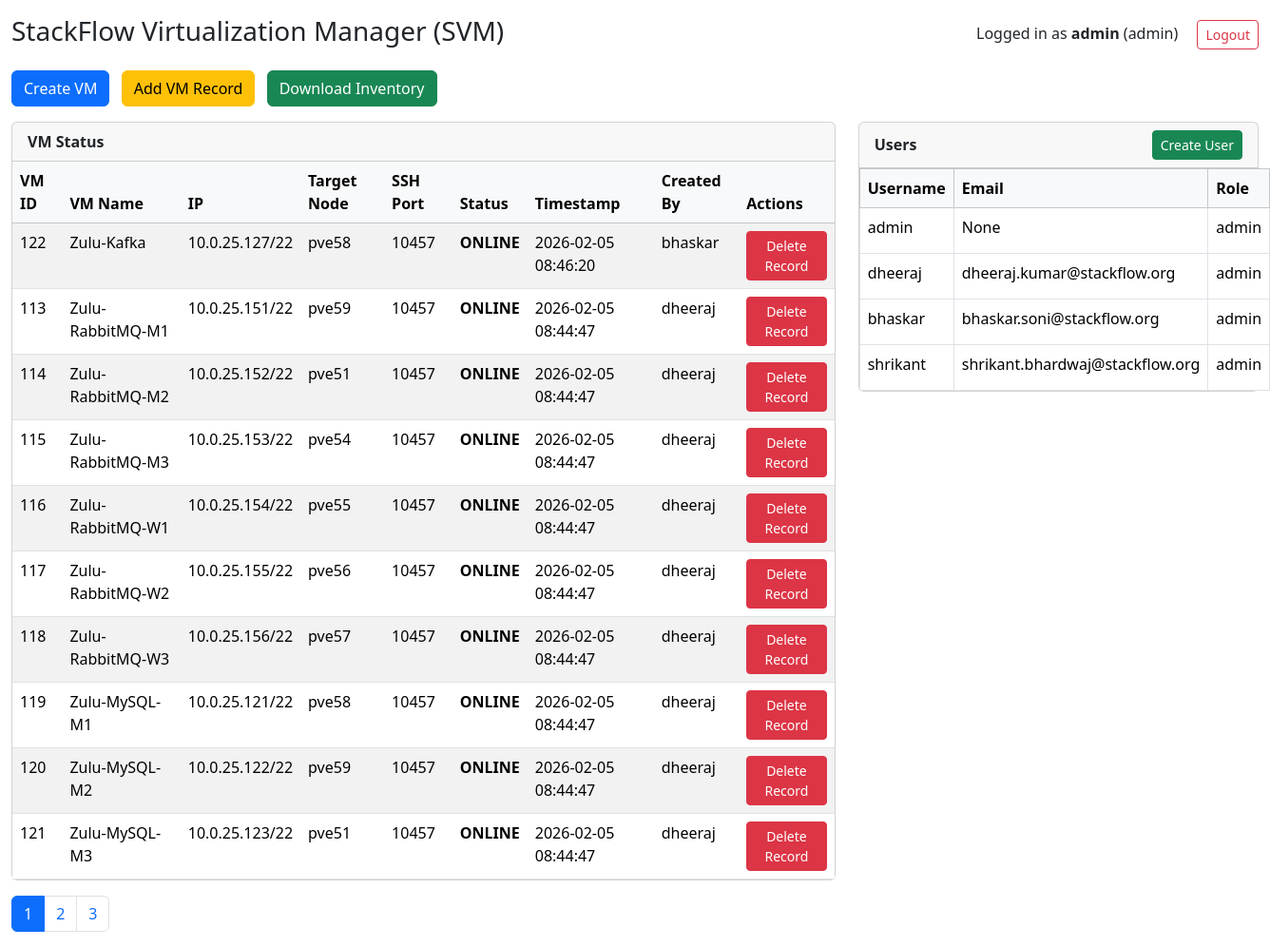
The page /dashboard (signed in) on the database as committed earlier.
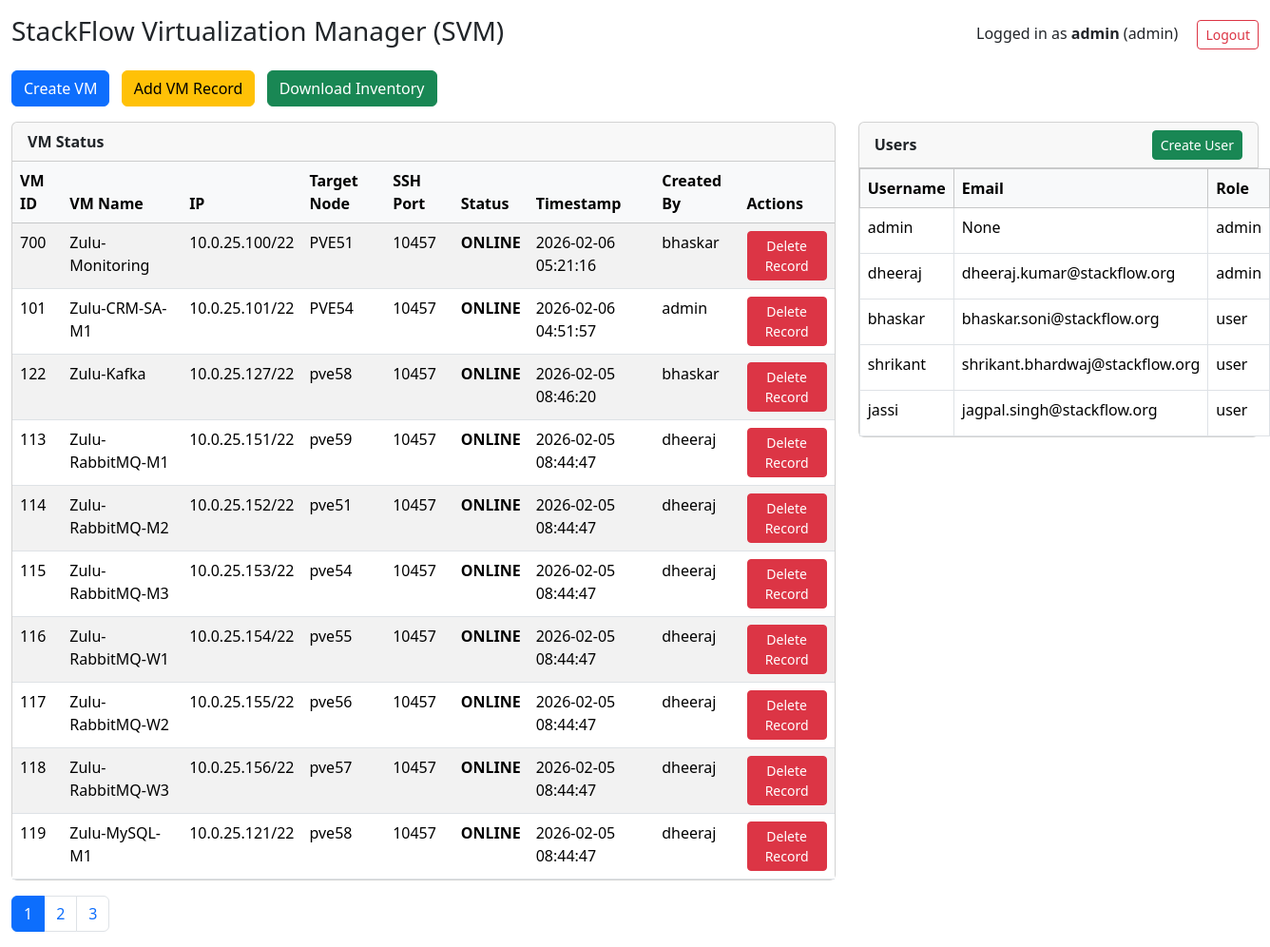
The same page on the database as committed later.
### tables this page shows
CREATE TABLE vm_status (
        vmid TEXT PRIMARY KEY,
        vmname TEXT,
        ipaddr TEXT,
        target_node TEXT,
        ssh_port INTEGER,
        ssh_status TEXT,
        timestamp INTEGER,
        created_by TEXT
    );

CREATE TABLE users (
            id INTEGER PRIMARY KEY AUTOINCREMENT,
            username TEXT UNIQUE NOT NULL,
            password TEXT NOT NULL
        , role TEXT DEFAULT 'user', email TEXT);

### app.py (the view)
@app.route("/dashboard")
@login_required
def dashboard():
    page = int(request.args.get("page", 1))
    per_page = int(request.args.get("per_page", 10))
    offset = (page-1)*per_page
    conn = sqlite3.connect(DB_PATH)
    c = conn.cursor()
    c.execute("SELECT COUNT(*) FROM vm_status")
    total_vms = c.fetchone()[0]
    c.execute(f"""
        SELECT vmid, vmname, ipaddr, target_node,
               ssh_port, ssh_status, timestamp, created_by
        FROM vm_status
        ORDER BY timestamp DESC
        LIMIT {per_page} OFFSET {offset}
    """)
    rows = c.fetchall()
    users = []
    if session["role"] == "admin":
        c.execute("SELECT username, email, role FROM users")
        users = c.fetchall()
    conn.close()
    vms = []
    for r in rows:
        vms.append({
            "vmid": r[0],
            "vmname": r[1],
            "ipaddr": r[2],
            "target_node": r[3],
            "ssh_port": r[4],
            "ssh_status": r[5],
            "timestamp": time.strftime("%Y-%m-%d %H:%M:%S", time.localtime(r[6])),
            "created_by": r[7]
        })
    total_pages = (total_vms + per_page - 1) // per_page
    return render_template(
        "dashboard.html",
        vms=vms,
        users=users,
        role=session["role"],
        username=session["username"],
        page=page,
        per_page=per_page,
        total_pages=total_pages
    )

### app.py (called while the page is built)
def login_required(f):
    @wraps(f)
    def wrap(*args, **kwargs):
        if "username" not in session:
            return redirect(url_for("login"))
        return f(*args, **kwargs)
    return wrap

### templates/dashboard.html (shortened to what this page needs)
<!DOCTYPE html>
<html lang="en">
<head>
<link href="https://cdn.jsdelivr.net/npm/bootstrap@5.3.3/dist/css/bootstrap.min.css" rel="stylesheet">
</head>
<body>
<div class="container-fluid mt-3">
<div class="d-flex justify-content-between align-items-center mb-3">
    <h3>StackFlow Virtualization Manager (SVM)</h3>
    <div>
        <span class="me-3">
            Logged in as <strong>{{ username }}</strong> ({{ role }})
        </span>
        <a href="{{ url_for('logout') }}" class="btn btn-outline-danger btn-sm">Logout</a>
    </div>
</div>
<div class="mb-3">
    <a href="{{ url_for('vm_form') }}" class="btn btn-primary">Create VM</a>
    {% if role == 'admin' %}
    <button class="btn btn-warning ms-2" data-bs-toggle="modal" data-bs-target="#addVmModal">
        Add VM Record
    </button>
    {% endif %}
    <a href="{{ url_for('download_inventory') }}" class="btn btn-success ms-2">
        Download Inventory
    </a>
</div>
<div class="row">
<div class="col-md-8">
    <div class="card mb-3">
        <div class="card-header">VM Status</div>
        <div class="card-body p-0">
            <table class="table table-striped table-hover mb-0">
                <thead class="table-light">
                    <tr>
                        <th>VM ID</th>
                        <th>VM Name</th>
                        <th>IP</th>
                        <th>Target Node</th>
                        <th>SSH Port</th>
                        <th>Status</th>
                        <th>Timestamp</th>
                        <th>Created By</th>
                        {% if role == 'admin' %}
                        <th>Actions</th>
                        {% endif %}
                    </tr>
                </thead>
                <tbody>
                {% for vm in vms %}
                    <tr>
                        <td>{{ vm.vmid }}</td>
                        <td>{{ vm.vmname }}</td>
                        <td>{{ vm.ipaddr }}</td>
                        <td>{{ vm.target_node }}</td>
                        <td>{{ vm.ssh_port }}</td>
                        <td class="status-{{ vm.ssh_status }}">{{ vm.ssh_status }}</td>
                        <td>{{ vm.timestamp }}</td>
                        <td>{{ vm.created_by }}</td>
                        {% if role == 'admin' %}
                        <td>
                            <a href="{{ url_for('delete_vm', vmid=vm.vmid) }}"
                               class="btn btn-sm btn-danger"
                               onclick="return confirm('Delete VM {{ vm.vmid }}?')">
                               Delete Record
                            </a>
                        </td>
                        {% endif %}
                    </tr>
                {% endfor %}
                </tbody>
            </table>
        </div>
    </div>
    <nav>
      <ul class="pagination">
        {% for p in range(1, total_pages + 1) %}
        <li class="page-item {% if p == page %}active{% endif %}">
            <a class="page-link"
               href="{{ url_for('dashboard', page=p, per_page=per_page) }}">
               {{ p }}
            </a>
        </li>
        {% endfor %}
      </ul>
    </nav>
</div>
{% if role == 'admin' %}
<div class="col-md-4">
    <div class="card mb-3">
        <div class="card-header d-flex justify-content-between align-items-center">
            Users
            <a href="{{ url_for('create_user') }}" class="btn btn-success btn-sm">
                Create User
            </a>
        </div>
        <div class="card-body p-0">
            <table class="table table-bordered table-hover mb-0">
                <thead class="table-light">
                    <tr>
                        <th>Username</th>
                        <th>Email</th>
                        <th>Role</th>
                    </tr>
                </thead>
                <tbody>
                {% for user in users %}
                    <tr>
                        <td>{{ user[0] }}</td>
                        <td>{{ user[1] }}</td>
                        <td>{{ user[2] }}</td>
                    </tr>
                {% endfor %}
                </tbody>
            </table>
        </div>
    </div>
</div>
{% endif %}
</div>
</div>
</body>
</html>

### templates/dashboard.html (style rules this page uses)
.status-ONLINE { color: green; font-weight: bold; }
.card-header { font-weight: bold; }

Rows that differ between the two databases and show on the page:
no longer on this page (row unchanged): vm_status: vmid "120", vmname "Zulu-MySQL-M2", ipaddr "10.0.25.122/22", target_node "pve59", ssh_port "10457", ssh_status "ONLINE", timestamp "2026-02-05 08:44:47", created_by "dheeraj"
no longer on this page (row unchanged): vm_status: vmid "121", vmname "Zulu-MySQL-M3", ipaddr "10.0.25.123/22", target_node "pve51", ssh_port "10457", ssh_status "ONLINE", timestamp "2026-02-05 08:44:47", created_by "dheeraj"
added vm_status: vmid "700", vmname "Zulu-Monitoring", ipaddr "10.0.25.100/22", target_node "PVE51", ssh_port "10457", ssh_status "ONLINE", timestamp "2026-02-06 05:21:16", created_by "bhaskar"
added vm_status: vmid "101", vmname "Zulu-CRM-SA-M1", ipaddr "10.0.25.101/22", target_node "PVE54", ssh_port "10457", ssh_status "ONLINE", timestamp "2026-02-06 04:51:57", created_by "admin"
changed users "bhaskar": role "admin" → "user"
changed users "shrikant": role "admin" → "user"
added users: username "jassi", email "jagpal.singh@stackflow.org", role "user"
